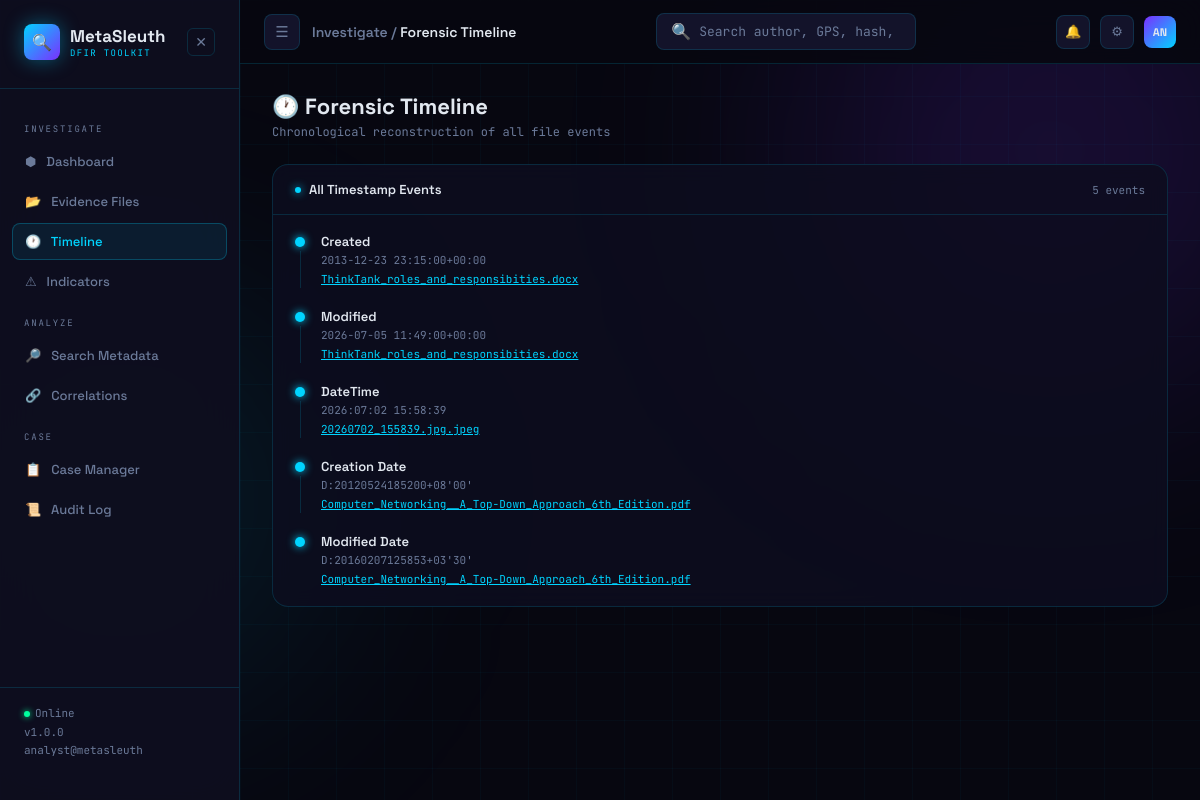
Before: /timeline with the older database file.
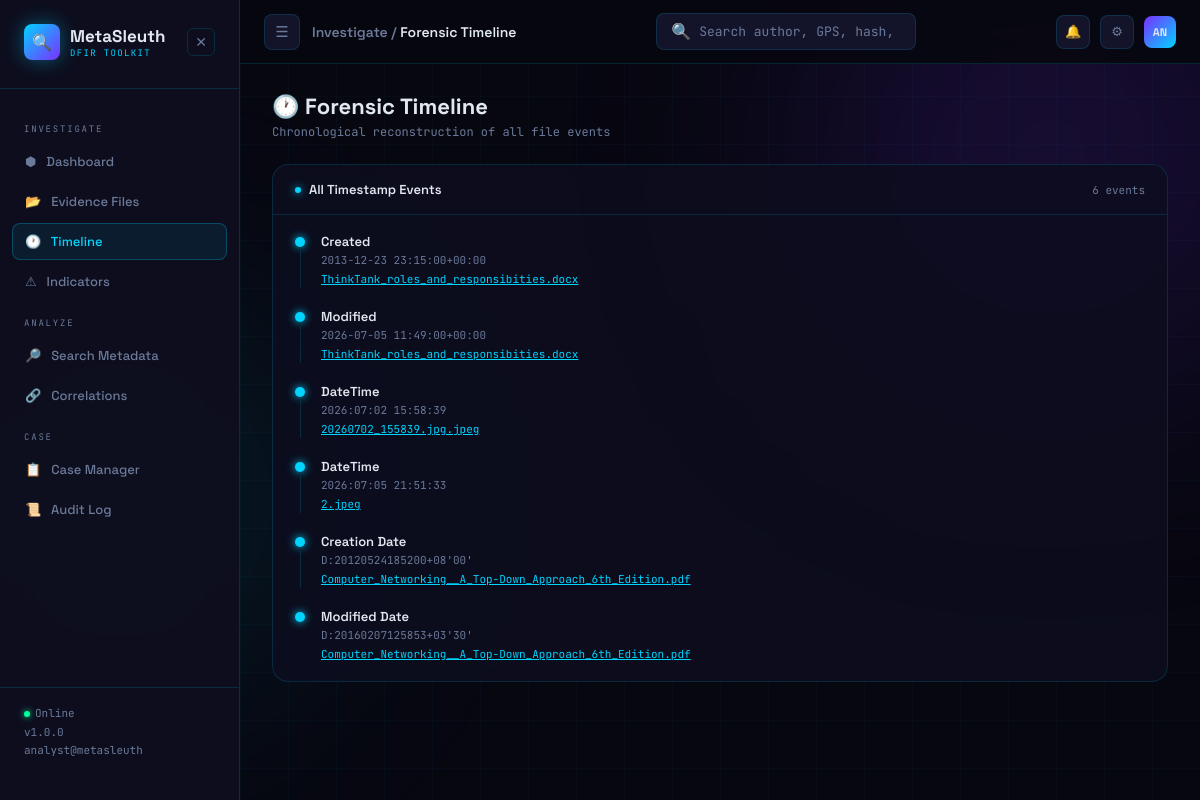
After: the same page with the newer database file.
### tables this page shows
CREATE TABLE metadata (
            id      INTEGER PRIMARY KEY AUTOINCREMENT,
            file_id INTEGER NOT NULL,
            key     TEXT NOT NULL,
            value   TEXT,
            FOREIGN KEY (file_id) REFERENCES files(id)
        );

CREATE TABLE files (
            id          INTEGER PRIMARY KEY AUTOINCREMENT,
            filename    TEXT NOT NULL,
            file_type   TEXT NOT NULL,
            file_size   INTEGER,
            md5         TEXT,
            sha1        TEXT,
            sha256      TEXT,
            upload_time TEXT NOT NULL,
            analyst     TEXT
        );

### app.py (the view)
@app.route('/timeline')
def timeline_page():
    conn   = get_connection()
    cursor = conn.cursor()
    cursor.execute('''
        SELECT m.key, m.value, f.filename, f.id, f.file_type
        FROM metadata m
        JOIN files f ON m.file_id = f.id
        WHERE m.key IN (
            "DateTime", "DateTimeOriginal", "DateTimeDigitized",
            "Created", "Modified", "Creation Date", "Modified Date",
            "Last Printed", "Encoded Date", "Tagged Date"
        )
        ORDER BY m.value ASC
    ''')
    raw_events = cursor.fetchall()
    conn.close()
    events = []
    for row in raw_events:
        events.append({
            'key':       row['key'],
            'value':     row['value'],
            'filename':  row['filename'],
            'file_id':   row['id'],
            'file_type': row['file_type'],
        })
    return render_template('timeline.html', events=events)

### database/db.py (called while the page is built)
def get_connection():
    conn = sqlite3.connect(DATABASE)
    conn.row_factory = sqlite3.Row
    return conn

### templates/timeline.html (shortened to what this page needs)
{% extends 'base.html' %}
{% block breadcrumb %}Investigate / <span>Forensic Timeline</span>{% endblock %}
{% block content %}
<div>
    <div class="page-title">🕐 Forensic Timeline</div>
    <div class="page-sub">Chronological reconstruction of all file events</div>
</div>
<div class="panel">
    <div class="panel-head">
        <div class="panel-title"><span class="dot"></span>All Timestamp Events</div>
        <span style="font-size:11px;font-family:var(--mono);color:var(--muted)">
            {{ events | length }} event{{ 's' if events|length != 1 }}
        </span>
    </div>
    <div class="panel-body">
        {% if events %}
            <div class="tl">
                {% for e in events %}
                <div class="tl-item">
                    <div class="tl-left">
                        <div class="tl-dot"></div>
                    </div>
                    <div>
                        <div class="tl-event">{{ e.key }}</div>
                        <div class="tl-detail">{{ e.value }}</div>
                        <a class="tl-file" href="/file/{{ e.file_id }}">
                            {{ e.filename }}
                        </a>
                    </div>
                </div>
                {% endfor %}
            </div>
        {% else %}
            <div class="empty">
                <div class="empty-icon">🕐</div>
                No timestamp data yet. Upload files to build the timeline.
            </div>
        {% endif %}
    </div>
</div>
{% endblock %}

Changed rows visible on the page:
added metadata: key "DateTime", value "2026:07:05 21:51:33", filename "2.jpeg"
Other visible differences:
{{ events | length }}: "5" → "6"
